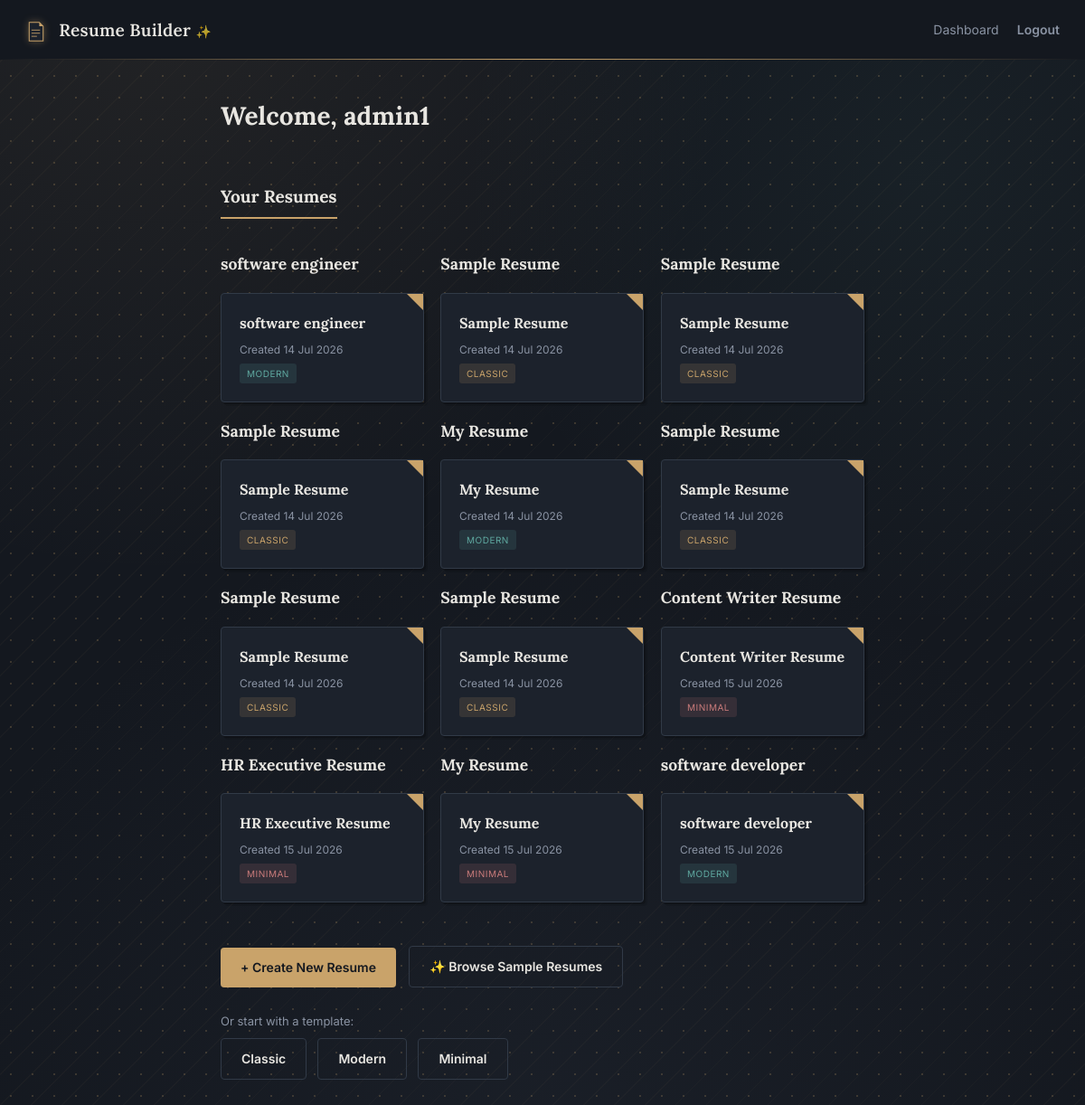
The app's page /dashboard/ (signed in) with its own data.
### resumes/models.py (models this page shows, shortened)
class Resume(models.Model):
    TEMPLATE_CHOICES = [
        ('classic', 'Classic'),
        ('modern', 'Modern'),
        ('minimal', 'Minimal'),
    ]
    user = models.ForeignKey(User, on_delete=models.CASCADE)
    title = models.CharField(max_length=200, help_text="e.g. Software Developer Resume")
    template = models.CharField(max_length=20, choices=TEMPLATE_CHOICES, default='classic')
    created_at = models.DateTimeField(auto_now_add=True)
    updated_at = models.DateTimeField(auto_now=True)

### resumes/views.py (the view)
# urls.py: path('dashboard/', views.dashboard, name='dashboard'),
@login_required
def dashboard(request):
    resumes = Resume.objects.filter(user=request.user)
    return render(request, 'resumes/dashboard.html', {'resumes': resumes})

### resumes/templates/resumes/dashboard.html (shortened to what this page needs)
{% extends 'base.html' %}
{% block content %}
    <h1>Welcome, {{ user.username }}</h1>
    <h2>Your Resumes</h2>
    {% if resumes %}
        <div class="resume-grid">
        {% for resume in resumes %}
            <a href="{% url 'resume_detail' resume.id %}" style="border-bottom: none;">
                    <h3>{{ resume.title }}</h3>
                  <div class="resume-card">
    <h3>{{ resume.title }}</h3>
    <div class="date">Created {{ resume.created_at|date:"d M Y" }}</div>
    <span class="template-badge badge-{{ resume.template }}">{{ resume.get_template_display }}</span>
</div>
            </a>
        {% endfor %}
        </div>
    {% else %}
        <div class="empty-state">
            <p>You haven't created a resume yet.</p>
        </div>
    {% endif %}
    <br>
   <br>
  <a href="{% url 'create_resume' %}" class="btn" style="display:inline-block;">+ Create New Resume</a>
<a href="{% url 'sample_gallery' %}" class="btn btn-secondary" style="display:inline-block; margin-left:10px;">✨ Browse Sample Resumes</a>
<div style="margin-top:20px;">
    <p style="font-size:13px; color:var(--slate); margin-bottom:8px;">Or start with a template:</p>
    <a href="{% url 'start_resume_with_template' 'classic' %}" class="btn btn-secondary" style="display:inline-block; margin-right:8px;">Classic</a>
    <a href="{% url 'start_resume_with_template' 'modern' %}" class="btn btn-secondary" style="display:inline-block; margin-right:8px;">Modern</a>
    <a href="{% url 'start_resume_with_template' 'minimal' %}" class="btn btn-secondary" style="display:inline-block;">Minimal</a>
</div>
{% endblock %}

### static/css/style.css (style rules this page uses)
:root { --ink: #E8E6E1; --paper: #14181F; --paper-alt: #1C222C; --slate: #8A93A3; --gold: #C9A36A; --success: #4CAF7D; --error: #E06B4A; --border: #313A47; }
* { box-sizing: border-box; }
body { margin: 0; background: var(--paper); color: var(--ink); font-family: 'Inter', Arial, sans-serif; font-size: 15px; line-height: 1.6; }
h1, h2, h3 { font-family: 'Lora', Georgia, serif; color: var(--ink); margin-top: 0; }
h1 { font-size: 28px; }
h2 { font-size: 19px; padding-bottom: 8px; border-bottom: 2px solid var(--gold); display: inline-block; margin-bottom: 16px; margin-top: 32px; }
a { color: var(--gold); text-decoration: none; border-bottom: 1px solid var(--gold); }
button, .btn { background: var(--gold); color: #14181F; border: none; padding: 11px 22px; border-radius: 4px; font-size: 14px; font-weight: 600; cursor: pointer; font-family: inherit; }
.btn-secondary { background: transparent; color: var(--ink); border: 1px solid var(--border); }
.resume-grid { display: grid; grid-template-columns: repeat(auto-fill, minmax(220px, 1fr)); gap: 18px; margin-top: 20px; }
.resume-card { position: relative; background: var(--paper-alt); border: 1px solid var(--border); border-radius: 4px; padding: 20px; box-shadow: 2px 2px 0 rgba(0,0,0,0.2), 4px 4px 0 rgba(0,0,0,0.1); transition: transform 0.15s ease; }
.resume-card::before { content: ''; position: absolute; top: 0; right: 0; width: 0; height: 0; border-style: solid; border-width: 0 18px 18px 0; border-color: transparent var(--gold) transparent transparent; }
.resume-card h3 { font-size: 16px; margin: 0 0 6px 0; color: var(--ink); }
.resume-card .date { font-size: 12px; color: var(--slate); }
.resume-card { animation: fadeInUp 0.4s ease-out backwards; }
.resume-grid .resume-card:nth-child(2) { animation-delay: 0.1s; }
.resume-card, button, .btn, .detail-actions a, a, input, textarea, select { transition: all 0.2s ease; }
.resume-card { transition: transform 0.25s ease, box-shadow 0.25s ease; }
.resume-card::before { transition: border-width 0.25s ease; }
button, .btn { position: relative; overflow: hidden; }
button::after, .btn::after { content: ''; position: absolute; top: 0; left: -75%; width: 50%; height: 100%; background: linear-gradient(120deg, transparent, rgba(255,255,255,0.35), transparent); transform: skewX(-20deg); transition: left 0.5s ease; }
h1 { animation: titleReveal 0.6s ease-out; }
h2 { animation: underlineGrow 0.8s ease-out 0.2s backwards; }
body { background-image: radial-gradient(circle at 15% 0%, rgba(201,163,106,0.08), transparent 40%), radial-gradient(circle at 85% 15%, rgba(95,168,160,0.06), transparent 35%), radial-gradient(circle at 50% 100%, rgba(76,88,110,0.1), transparent 50%), repeating-linear-gradient(135deg, rgba(201,163,106,0.035) 0px, rgba(201,163,106,0.035) 1px, transparent 1px, transparent 24px), radial-gradient(rgba(201,163,106,0.22) 1.5px, transparent 1.5px); background-size: auto, auto, auto, auto, 24px 24px; background-color: var(--paper); background-attachment: fixed; }
:root { --teal: #5FA8A0; --rose: #C97B7B; }
.template-badge { display: inline-block; font-size: 10px; text-transform: uppercase; letter-spacing: 0.5px; padding: 3px 8px; border-radius: 3px; margin-top: 6px; }
.badge-classic { background: rgba(201,163,106,0.15); color: var(--gold); }
.badge-modern { background: rgba(95,168,160,0.15); color: var(--teal); }
.badge-minimal { background: rgba(201,123,123,0.15); color: var(--rose); }
.resume-card, .feature-card { transform-style: preserve-3d; perspective: 800px; will-change: transform; }
.resume-card, .feature-card { transition: transform 0.15s ease-out, box-shadow 0.25s ease; }

### records on screen
Resume: title "software engineer", created_at "14 Jul 2026", template "MODERN"
Resume: title "Sample Resume", created_at "14 Jul 2026", template "CLASSIC"
Resume: title "Sample Resume", created_at "14 Jul 2026", template "CLASSIC"
Resume: title "Sample Resume", created_at "14 Jul 2026", template "CLASSIC"
Resume: title "My Resume", created_at "14 Jul 2026", template "MODERN"
Resume: title "Sample Resume", created_at "14 Jul 2026", template "CLASSIC"
Resume: title "Sample Resume", created_at "14 Jul 2026", template "CLASSIC"
Resume: title "Sample Resume", created_at "14 Jul 2026", template "CLASSIC"
Resume: title "Content Writer Resume", created_at "15 Jul 2026", template "MINIMAL"
Resume: title "HR Executive Resume", created_at "15 Jul 2026", template "MINIMAL"
Resume: title "My Resume", created_at "15 Jul 2026", template "MINIMAL"
Resume: title "software developer", created_at "15 Jul 2026", template "MODERN"

### other values on screen
{{ user.username }} "admin1"
